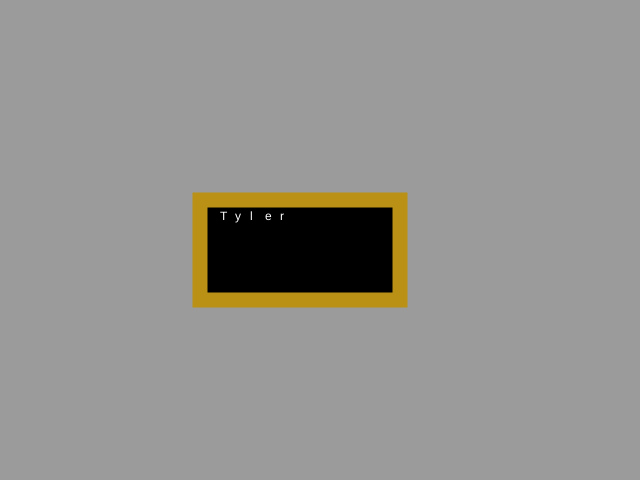
Frame 1 (no input)
Frame 60 (no input): identical to frame 1, image omitted
Frame 120 (the mouse pressed at the canvas centre since frame 60): identical to frame 1, image omitted

The p5.js sketch that drew this single still picture (run headless with seeded random() and noise() and a simulated clock; from frame 60 on, the mouse is pressed at the canvas centre):

// p5.js sketch
// ── sketch.js
// Position and size variables for the blackboard
var posX = 200;
var posY = 200;
var bbWidth = 200;

// Position variables for letters
var letterX;
var letterY;

// Array to hold the letters
var letters=['T', 'y','l','e','r'];


function setup() {
createCanvas(640, 480);
}

function draw() {
  background(155);  // grey background

  // draw a blackboard for writing on
  stroke(186, 145, 20);
  strokeWeight(15);
  fill(0,0,0);
  rect(posX, posY, bbWidth, bbWidth/2);

  // write white characters on the blackboard
  for (var i=0; i < letters.length; i++) {
	  noStroke();
	  fill(255);
	  letterX = (i*15) % (bbWidth - 40) + posX + 20;
	  letterY = posY + 20 + 15 * floor((i*15) / (bbWidth - 40));
	  text(letters[i], letterX , letterY);
  }
}

  function keyTyped() {
  if (key === 'a') {
  posX -=4;
  }

  else if (key === 'd') {
    posX += 4;
  }

  else if (key === 'w') {
    posY -=4;
  }

  else if (key === 's') {
    posY +=4;
  }

	// don't put arrow key symbols into the letters array
	else {letters.push(key);}
	return false;
}
